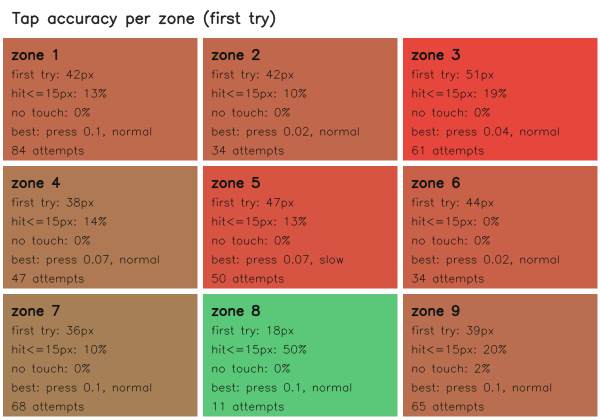
#> input picture touch/logs/practice_20261015_001601_heatmap.png, 1200 x 840 px (shown at 1/2 size)
$ python -i pagestate.py   (imports and definitions only)   (older library calls are emulated)
#> lines starting #> are read from the running program, lines starting #| are printed output that depends on the picture; after the words box and inside, x2 and y2 are one past the last pixel; in counts of white or black regions, pixels touching at a corner belong together
#> further down, picture is the input picture: shape (840, 1200, 3); mean B, G, R 103.3, 130.7, 188.1
"""What is on the screen right now? Pixels only, no model call, no access to the page's code.

Input: the straightened screenshot from see.py (BGR numpy image, any size, normally 1280x800).

  grid      the image dialog: blue banner, 3x3 tiles, Verify. `state.grid` has its geometry;
            `state.error` is True when it shows the red "Incorrect selection" text.
  choice    the page with the three challenge cards         }  recognised by comparing a tiny blurred
  checkbox  the "I'm not a robot" widget                    }  copy of the screen with the copies taught
  verified  "Access granted" after a pass                   }  by `./lr captcha --learn-layout`
  unknown   anything else (loading, page changing, arm in the way)

The grid is found by colour and proportions (adapted from captchasolver/screen.py, kept dependency-free:
numpy + OpenCV only). It REFUSES rather than guesses: a robot must never press from a half-found layout.

The taught pages live in touch/site_layout.json (machine-specific, git-ignored): for each page its tiny
signature and, where the robot has to tap something (card, checkbox, "Start again"), the (u, v) to tap.
"""

import json
from dataclasses import dataclass, field
from pathlib import Path

import cv2
import numpy as np

LAYOUT_PATH = Path(__file__).resolve().parent / "site_layout.json"
SIG_W, SIG_H = 64, 40
PAGES = ("choice", "checkbox", "verified")   # pages taught with --learn-layout
TAP_PAGES = {"choice": "the reCAPTCHA card", "checkbox": "the 'I'm not a robot' checkbox",
             "verified": "the 'Start again' button"}


class GridNotFound(ValueError):
    """No usable image dialog. `code` is no_dialog | layout_inconsistent | cropped (same words as the solver)."""

    def __init__(self, message, code="no_dialog"):
        super().__init__(message)
        self.code = code


@dataclass
class Grid:
    header: tuple          # x, y, w, h of the blue banner
    box: tuple             # x, y, side, side of the 3x3 tile area
    verify: tuple          # x, y of the Verify button centre (px)
    ref_blue: tuple        # banner colour as seen in THIS photo (B, G, R)
    size: tuple            # (W, H) of the image the numbers refer to
    rows: int = 3
    cols: int = 3

    # [5 lines left out: function tile_box, not called in this run]

    def tile_center(self, i):
        x, y, tw, th = self.tile_box(i)
        return x + tw / 2, y + th / 2

    def tile_center_uv(self, i):
        x, y = self.tile_center(i)
        return x / self.size[0], y / self.size[1]


@dataclass
class PageState:
    kind: str = "unknown"
    grid: Grid = None
    error: bool = False
    scores: dict = field(default_factory=dict)
    note: str = ""

    # [4 lines left out: function __str__, not called in this run]


# ---------------------------------------------------------------------------------- the image dialog

def _blueness(img):
    a = img.astype(np.int16)  # BGR
    return a[..., 0] - np.maximum(a[..., 1], a[..., 2])


# [8 lines left out: function _blue_mask, not called in this run]


def _first_block(idx, max_gap):
    breaks = np.where(np.diff(idx) > max_gap + 1)[0]
    return int(idx[0]), int(idx[breaks[0]] if breaks.size else idx[-1])


# [65 lines left out: functions _find_banner, find_grid, has_error_text, not called in this run]


# ---------------------------------------------------------------------------------- reading tile selection

@dataclass
class TileRead:
    index: int
    selected: bool        # blue check disc in the tile's top-left corner
    disc: float           # 0..1 how disc-like the best blue blob is
    shrunk: float         # 0..1 how white the tile's outer rim is (a selected image shrinks to 80%)

    @property
    def agree(self):
        return self.selected == (self.shrunk >= 0.5)


# [60 lines left out: functions _disc, _rim, read_selection, not called in this run]


def selected_set(reads):
    return {r.index for r in reads if r.selected}


# [12 lines left out: function check_presses_against_grid, not called in this run]


# ---------------------------------------------------------------------------------- taught pages

def signature(img):
    """Tiny 'edge map' of the screen, normalised. Edges (not brightness) because the checkbox page is the choice
    page blurred: only the structure tells them apart, and it survives a camera's brightness and noise.
    The four marker squares are blanked (every page has them)."""
    g = cv2.cvtColor(img, cv2.COLOR_BGR2GRAY) if img.ndim == 3 else img
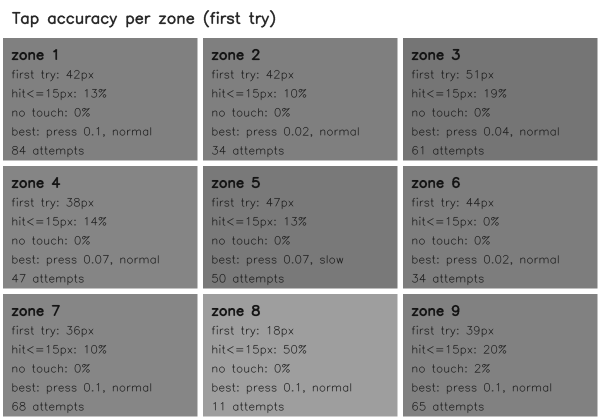
#> g: shape (840, 1200) (shown at 1/2 size); min 20, max 255, mean 144.8
    H, W = g.shape
#> H = 840; W = 1200
    g = g.copy()
    m = int(0.2 * H)
#> m = 168
    for ys, xs in ((slice(0, m), slice(0, m)), (slice(0, m), slice(W - m, W)),
                   (slice(H - m, H), slice(0, m)), (slice(H - m, H), slice(W - m, W))):
        g[ys, xs] = 255
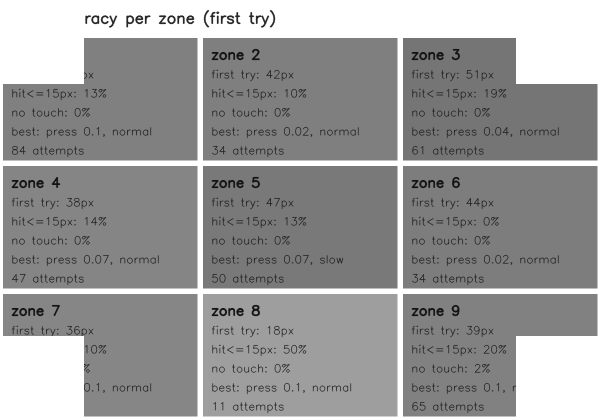
#> g: shape (840, 1200) (shown at 1/2 size); 8.3% of pixels changed, all inside (x1, y1, x2, y2) = (6, 23, 1195, 833)
    g = cv2.GaussianBlur(cv2.resize(g, (256, 160), interpolation=cv2.INTER_AREA).astype(np.float32), (0, 0), 1.0)
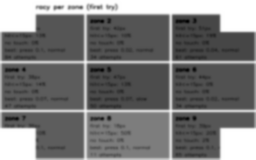
#> g: shape (160, 256) float32; min 64.02, max 255, mean 155.5; drawn with min black and max white
    e = np.sqrt(cv2.Sobel(g, cv2.CV_32F, 1, 0) ** 2 + cv2.Sobel(g, cv2.CV_32F, 0, 1) ** 2)
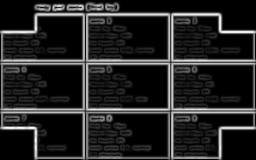
#> e: shape (160, 256) float32; min 0, max 376.5, mean 53.9; drawn with min black and max white
    e = cv2.GaussianBlur(np.sqrt(cv2.resize(e, (SIG_W, SIG_H), interpolation=cv2.INTER_AREA)), (0, 0), 1.0)
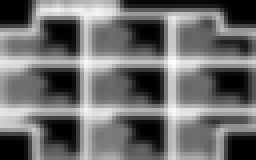
#> e: shape (40, 64) float32 (shown 4 times larger); min 0, max 12.89, mean 5.53; drawn with min black and max white
    e -= e.mean()
    n = np.linalg.norm(e)
#> n = 172.8
    return (e / n).ravel() if n > 1e-6 else e.ravel()


# [14 lines left out: function local_signature, not called in this run]


LOCAL_MIN, LOCAL_GAP = 0.60, 0.30


class SiteLayout:
    """The taught pages: {name: {"sig": [...], "tap": [u, v]}} in touch/site_layout.json."""

    def __init__(self, pages=None, path=LAYOUT_PATH):
        self.pages, self.path = pages or {}, Path(path)

    # [7 lines left out: function load, not called in this run]

    def save(self):
        self.path.write_text(json.dumps({"version": 1, "pages": self.pages}))

    # [6 lines left out: function teach, not called in this run]

    def tap(self, name):
        t = self.pages.get(name, {}).get("tap")
        return (t[0], t[1]) if t else None

    # [4 lines left out: function start_tap, not called in this run]

    def missing(self):
        return [n for n in PAGES if n not in self.pages or (n in TAP_PAGES and "tap" not in self.pages[n])]

    # [61 lines left out: functions match, _local_winner, classify, not called in this run]

>>> import cv2
>>> picture = cv2.imread('logs/practice_20261015_001601_heatmap.png')
>>> result = signature(picture)
#> result = 2560 values, max 0.0426 at index 1003, min -0.032 at index 0, mean 6.98e-10
